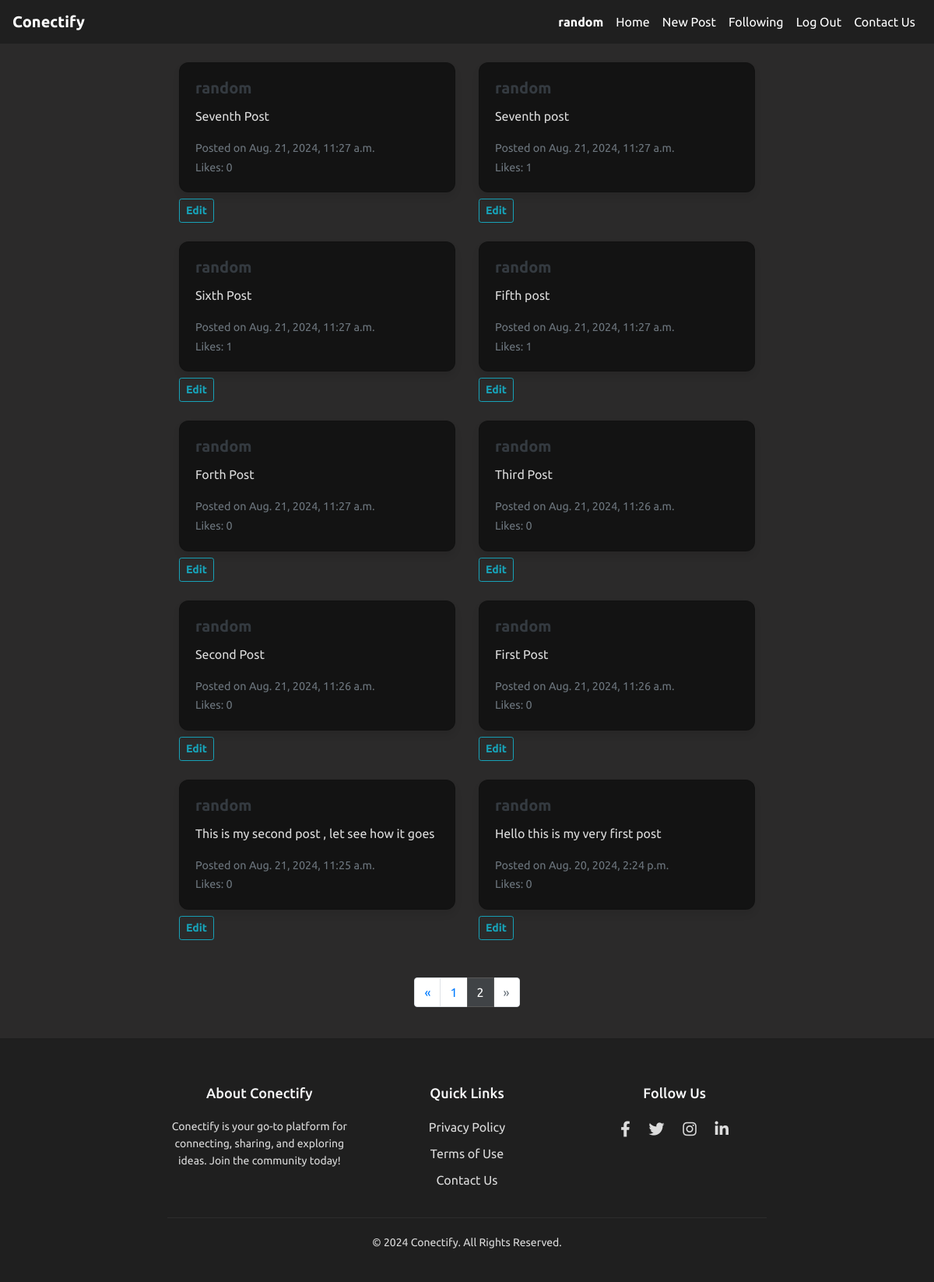
Screenshot of /all-posts?page=2 (signed in) with the database file from the repository.
### network/models.py (models this page shows, shortened)
class User(AbstractUser):
    profile_image = models.ImageField(upload_to = "profile_image", blank=True,null=True)

class Post(models.Model):
    user = models.ForeignKey(User , on_delete=models.CASCADE, related_name="posts")
    image = models.ImageField( upload_to="post_images/'",blank= True , null = True)
    image_url = models.URLField(blank=True , null= True)
    content = models.TextField()
    updated_at = models.DateTimeField(auto_now_add = True)
    timestamp = models.DateTimeField(auto_now_add=True)
    likes = models.ManyToManyField(User, blank=True , related_name="likes")

### network/views.py (the view)
# urls.py: path('all-posts',views.all_posts,name="all-posts"),
def all_posts(request):
    posts_list = Post.objects.all().order_by('-timestamp')
    paginator = Paginator(posts_list, 10)
    page_number = request.GET.get('page')
    page_obj = paginator.get_page(page_number)
    context = {
        'posts': page_obj.object_list,
        'page_obj':page_obj,
        'edit_mode': False
    }
    return render(request, "network/all_posts.html",context)

### network/templates/network/all_posts.html (shortened to what this page needs)
{% extends "network/layout.html" %}
{% block body %}
<div class="container mt-4">
    <div class="row justify-content-center">
        {% for post in posts %}
        <div class="col-12 col-md-6 mb-4">
            <div class="card post-card" id="post-{{ post.id }}" onclick="window.location='{% url 'post_detail' post.id %}'">
                <div class="card-body">
                    <h5 class="card-title">
                        <a href="{% url 'profile' post.user.username %}" class="text-decoration-none text-dark">{{ post.user.username }}</a>
                    </h5>
                    <p class="card-text" id="post-content-{{ post.id }}">{{ post.content }}</p>
                    <p class="card-text">
                        <small class="text-muted">Posted on {{ post.timestamp }}</small><br>
                        <small class="text-muted">Likes: <span id="like-count-{{ post.id }}">{{ post.likes.count }}</span></small>
                    </p>
                </div>
            </div>
            <div class="mt-2 d-flex justify-content-between">
                {% if user.is_authenticated %}
                    {% if post.user == user %}
                    <button class="btn btn-outline-primary btn-sm" onclick="event.stopPropagation(); editPost({{ post.id }})">Edit</button>
                    {% endif %}
                {% endif %}
            </div>
        </div>
        {% endfor %}
    </div>
    <div class="d-flex justify-content-center mt-4">
        <nav aria-label="Page navigation">
            <ul class="pagination">
                {% if page_obj.has_previous %}
                <li class="page-item">
                    <a class="page-link" href="?page={{ page_obj.previous_page_number }}" aria-label="Previous">
                        <span aria-hidden="true">&laquo;</span>
                    </a>
                </li>
                {% else %}
                <li class="page-item disabled">
                    <span class="page-link">&laquo;</span>
                </li>
                {% endif %}
                {% for num in page_obj.paginator.page_range %}
                <li class="page-item {% if page_obj.number == num %}active{% endif %}">
                    <a class="page-link" href="?page={{ num }}">{{ num }}</a>
                </li>
                {% endfor %}
                {% if page_obj.has_next %}
                <li class="page-item">
                    <a class="page-link" href="?page={{ page_obj.next_page_number }}" aria-label="Next">
                        <span aria-hidden="true">&raquo;</span>
                    </a>
                </li>
                {% else %}
                <li class="page-item disabled">
                    <span class="page-link">&raquo;</span>
                </li>
                {% endif %}
            </ul>
        </nav>
    </div>
</div>
{% endblock body %}

### network/templates/network/layout.html (shortened to what this page needs)
{% load static %}
<!DOCTYPE html>
<html lang="en">
<head>
    <link rel="stylesheet" href="https://stackpath.bootstrapcdn.com/bootstrap/4.4.1/css/bootstrap.min.css">
    <link href="{% static 'network/styles.css' %}" rel="stylesheet">
    <link href="https://cdnjs.cloudflare.com/ajax/libs/font-awesome/5.15.4/css/all.min.css" rel="stylesheet">
</head>
<body>
    <nav class="navbar navbar-expand-lg navbar-dark bg-dark">
        <a class="navbar-brand" href="#top"><strong>Conectify</strong></a>
        <div class="collapse navbar-collapse" id="navbarNav">
            <ul class="navbar-nav ml-auto">
                {% if user.is_authenticated %}
                    <li class="nav-item">
                        <a class="nav-link" href="{% url 'profile' user.username %}"><strong>{{ user.username }}</strong></a>
                    </li>
                    <li class="nav-item">
                        <a class="nav-link" href="{% url 'all-posts' %}">Home</a>
                    </li>
                    <li class="nav-item">
                        <a class="nav-link" href="{% url 'new-post' %}">New Post</a>
                    </li>
                    <li class="nav-item">
                        <a class="nav-link" href="{% url 'following' %}">Following</a>
                    </li>
                    <li class="nav-item">
                        <a class="nav-link" href="{% url 'logout' %}">Log Out</a>
                    </li>
                {% endif %}
                <li class="nav-item">
                    <a class="nav-link" href="#footer">Contact Us</a>
                </li>
            </ul>
        </div>
    </nav>
   <div class="container my-4 flex-grow-1">
    {% block body %}
    {% endblock %}
</div>
<footer id="footer">
    <div class="container">
        <div class="row">
            <div class="col-md-4">
                <h5>About Conectify</h5>
                <p>Conectify is your go-to platform for connecting, sharing, and exploring ideas. Join the community today!</p>
            </div>
            <div class="col-md-4">
                <h5>Quick Links</h5>
                <ul class="list-unstyled">
                    <li><a href="#">Privacy Policy</a></li>
                    <li><a href="#">Terms of Use</a></li>
                    <li><a href="#">Contact Us</a></li>
                </ul>
            </div>
            <div class="col-md-4">
                <h5>Follow Us</h5>
                <div class="social-icons">
                    <a href="#"><i class="fab fa-facebook-f"></i></a>
                    <a href="#"><i class="fab fa-twitter"></i></a>
                    <a href="#"><i class="fab fa-instagram"></i></a>
                    <a href="#"><i class="fab fa-linkedin-in"></i></a>
                </div>
            </div>
        </div>
        <hr class="footer-divider">
        <p>&copy; 2024 Conectify. All Rights Reserved.</p>
    </div>
</footer>
</body>
</html>

### network/static/network/styles.css (style rules this page uses)
html { scroll-behavior: smooth; }
.pagination .page-item.active .page-link { background-color: #404346 !important; border-color: #585858 !important; color: white !important; }
.pagination .page-item.disabled .page-link { color: #6c757d !important; }
body { font-family:'Ubuntu',sans-serif; background-color: #2b2a2a; }
.navbar { background-color: #1f1f1f !important; }
.navbar-brand { font-weight: bold; color: white !important; }
.navbar-nav .nav-link { color: white !important; }
.container { max-width: 800px; margin-top: 20px; }
.card { background-color: #131313; border-radius: 10px; transition: transform 0.3s ease, box-shadow 0.3s ease; cursor: pointer; box-shadow: 0 4px 8px rgba(0, 0, 0, 0.2); color: #dcdcdc; }
.card-title a { color: #f8f9fa; font-weight: 600; text-decoration: none; transition: color 0.3s ease; }
.btn { transition: background-color 0.3s ease, color 0.3s ease; font-weight: bold; }
.btn-outline-primary { border-color: #17a2b8; color: #17a2b8; background-color: transparent; }
.mt-2 { display: flex; justify-content: space-between; align-items: center; }
.text-muted { font-size: 0.9em; color: #a6a6a6; }
footer { background-color: #1f1f1f; color: #dcdcdc; text-align: center; padding: 40px 0; }
footer h5 { color: #f8f9fa; margin-bottom: 20px; font-size: 18px; }
footer p { font-size: 14px; margin: 0; line-height: 1.6; }
footer ul { list-style: none; padding: 0; }
footer ul li { margin: 10px 0; }
footer ul li a { color: #dcdcdc !important; text-decoration: none !important; transition: color 0.3s ease-in-out; }
footer .social-icons a { font-size: 20px; color: #dcdcdc; margin: 0 10px; transition: color 0.3s ease-in-out; }
footer .footer-divider { border-top: 1px solid #2c2c2c; margin: 20px 0; }

### network/templates/network/all_posts.html (style rules this page uses)
.post-card { border-radius: 12px; box-shadow: 0 6px 10px rgba(0, 0, 0, 0.08); transition: transform 0.2s ease-in-out; cursor: pointer; }

### rows the page displays
User: username "random"
Post: user.username "random", content "Seventh Post", timestamp "Aug. 21, 2024, 11:27 a.m.", likes.count "0"
Post: user.username "random", content "Seventh post", timestamp "Aug. 21, 2024, 11:27 a.m.", likes.count "1"
Post: user.username "random", content "Sixth Post", timestamp "Aug. 21, 2024, 11:27 a.m.", likes.count "1"
Post: user.username "random", content "Fifth post", timestamp "Aug. 21, 2024, 11:27 a.m.", likes.count "1"
Post: user.username "random", content "Forth Post", timestamp "Aug. 21, 2024, 11:27 a.m.", likes.count "0"
Post: user.username "random", content "Third Post", timestamp "Aug. 21, 2024, 11:26 a.m.", likes.count "0"
Post: user.username "random", content "Second Post", timestamp "Aug. 21, 2024, 11:26 a.m.", likes.count "0"
Post: user.username "random", content "First Post", timestamp "Aug. 21, 2024, 11:26 a.m.", likes.count "0"
Post: user.username "random", content "This is my second post , let see how it goes", timestamp "Aug. 21, 2024, 11:25 a.m.", likes.count "0"
Post: user.username "random", content "Hello this is my very first post", timestamp "Aug. 20, 2024, 2:24 p.m.", likes.count "0"

### other values shown
{{ num }} "1" "2"
